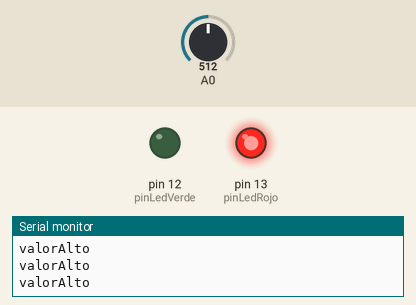
This sketch was run on a simulated Arduino Uno, built with avr-gcc and run on an emulated ATmega328P. Parts: output pins drawn as LEDs (lit = HIGH), the last lines printed to the serial monitor. Inputs (shaded band) come from the test bench; at power-on: A0 = 512.

Above: at 1.3 s.
1.4 s: A0 set to 492
At 2.1 s:
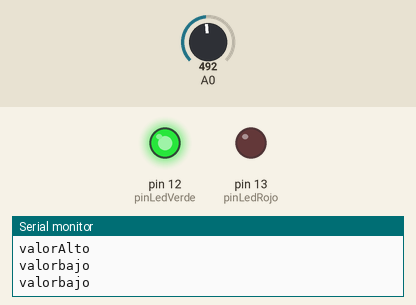
3.0 s: A0 set to 510
At 3.3 s:
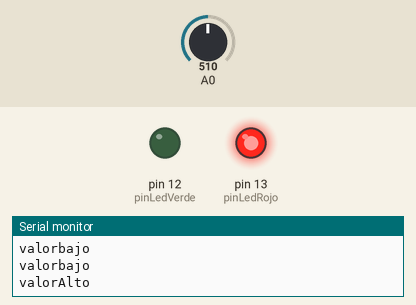
4.5 s: A0 set to 490
At 5.7 s:
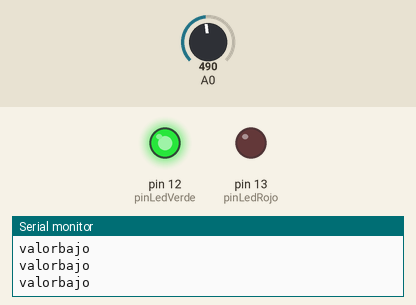
Timing chart, 0 to 7.5 s (numbered marks = the images above; inputs shaded):
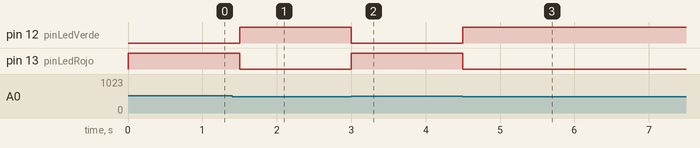

Measured:
- the behaviour switches between 500 and 499 on A0 (found by bisection; images 0 and 1)
- after the input at 1.4 s, pin 12 (pinLedVerde): LOW → HIGH after 0.10 s; pin 13 (pinLedRojo): HIGH → LOW after 0.10 s
- after the input at 3.0 s, pin 12 (pinLedVerde): HIGH → LOW at once; pin 13 (pinLedRojo): LOW → HIGH at once
- after the input at 4.5 s, pin 12 (pinLedVerde): LOW → HIGH at once; pin 13 (pinLedRojo): HIGH → LOW at once

The sketch:

PotenciometroIF.ino
```cpp
int pinLedRojo=13;
int pinLedVerde=12;


void setup()

{
pinMode(pinLedRojo,OUTPUT);
pinMode(pinLedVerde,OUTPUT);
Serial.begin(9600);
}


void loop()

{
//Guardamos en una variable el valor que leemos//
int valor=analogRead(A0);

//Hacemos un if para que pase una cosa u otra//

  if(valor < 500)

       {
        //valor inferior a 500//
        digitalWrite(pinLedVerde,HIGH);
        digitalWrite(pinLedRojo,LOW);
        Serial.println("valorbajo");
        }

  else
       {
        digitalWrite(pinLedRojo,HIGH);
        digitalWrite(pinLedVerde,LOW);
        Serial.println("valorAlto");
        }

  delay(500);
}
```
